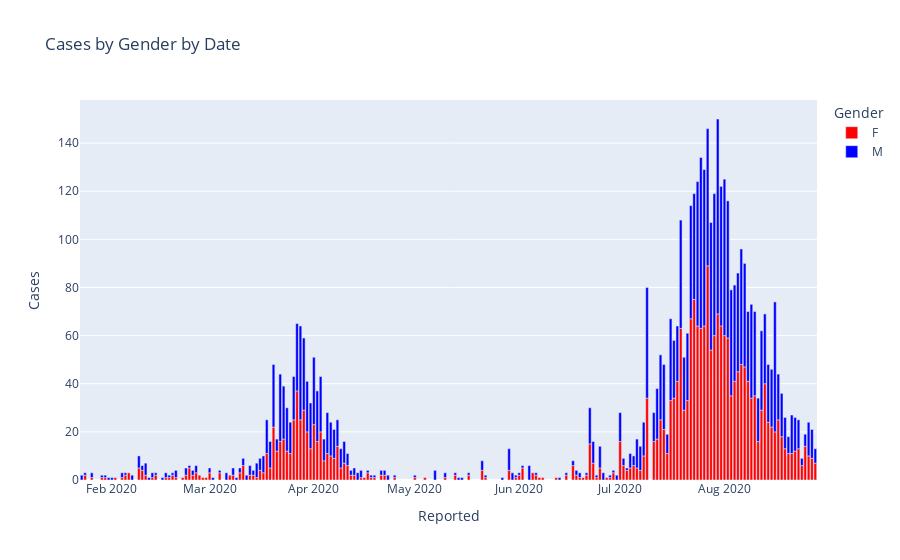

Notebook code cell kept with this figure:
### Code cell
px.bar(progress.groupby(['Reported', 'Gender']).size().unstack(), 
       labels={'index': 'Date', 'value': 'Cases'},
       color_discrete_sequence=['red', 'blue'],
       title='Cases by Gender by Date')

### Figure 1 — Plotly figure (JSON) as saved in the notebook; plotly's stock layout.template omitted (floating-point values rounded to 4 significant figures; data arrays with more than 128 entries replaced by an {"elided": "..."} marker saying what was removed)
{"data": [{"alignmentgroup": "True", "hovertemplate": "Gender=F<br>Reported=%{x}<br>Cases=%{y}<extra></extra>", "legendgroup": "F", "marker": {"color": "red"}, "name": "F", "offsetgroup": "F", "orientation": "v", "showlegend": true, "textposition": "auto", "type": "bar", "x": {"elided": "179 str values"}, "xaxis": "x", "y": {"elided": "179 int values"}, "yaxis": "y"}, {"alignmentgroup": "True", "hovertemplate": "Gender=M<br>Reported=%{x}<br>Cases=%{y}<extra></extra>", "legendgroup": "M", "marker": {"color": "blue"}, "name": "M", "offsetgroup": "M", "orientation": "v", "showlegend": true, "textposition": "auto", "type": "bar", "x": {"elided": "179 str values"}, "xaxis": "x", "y": {"elided": "179 int values"}, "yaxis": "y"}], "layout": {"autosize": true, "barmode": "relative", "legend": {"title": {"text": "Gender"}, "tracegroupgap": 0}, "title": {"text": "Cases by Gender by Date"}, "xaxis": {"anchor": "y", "autorange": true, "domain": [0, 1], "range": ["2020-01-22 12:00", "2020-08-28 12:00"], "title": {"text": "Reported"}, "type": "date"}, "yaxis": {"anchor": "x", "autorange": true, "domain": [0, 1], "range": [0, 157.9], "title": {"text": "Cases"}, "type": "linear"}}}
